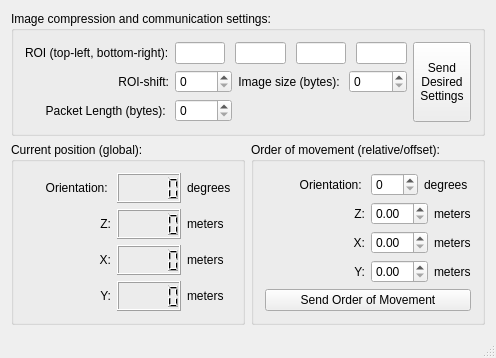
<?xml version="1.0" encoding="UTF-8"?>
<ui version="4.0">
 <class>WhrovMainWindow</class>
 <widget class="QMainWindow" name="WhrovMainWindow">
  <property name="geometry">
   <rect>
    <x>0</x>
    <y>0</y>
    <width>496</width>
    <height>356</height>
   </rect>
  </property>
  <property name="windowTitle">
   <string>WhrovMainWindow</string>
  </property>
  <widget class="QWidget" name="centralWidget">
   <layout class="QGridLayout" name="gridLayout" rowstretch="1,0,0">
    <item row="2" column="1">
     <widget class="QGroupBox" name="groupBox_5">
      <property name="title">
       <string>Current position (global):</string>
      </property>
      <layout class="QGridLayout" name="gridLayout_5">
       <item row="2" column="0">
        <widget class="QLabel" name="label_19">
         <property name="text">
          <string>X:</string>
         </property>
         <property name="alignment">
          <set>Qt::AlignRight|Qt::AlignTrailing|Qt::AlignVCenter</set>
         </property>
        </widget>
       </item>
       <item row="1" column="0">
        <widget class="QLabel" name="label_18">
         <property name="text">
          <string>Z:</string>
         </property>
         <property name="alignment">
          <set>Qt::AlignRight|Qt::AlignTrailing|Qt::AlignVCenter</set>
         </property>
        </widget>
       </item>
       <item row="0" column="1">
        <layout class="QHBoxLayout" name="horizontalLayout_7">
         <item>
          <widget class="QLCDNumber" name="lcdNumber"/>
         </item>
         <item>
          <widget class="QLabel" name="label_14">
           <property name="text">
            <string>degrees</string>
           </property>
          </widget>
         </item>
        </layout>
       </item>
       <item row="0" column="0">
        <widget class="QLabel" name="label_21">
         <property name="text">
          <string>Orientation: </string>
         </property>
         <property name="alignment">
          <set>Qt::AlignRight|Qt::AlignTrailing|Qt::AlignVCenter</set>
         </property>
        </widget>
       </item>
       <item row="2" column="1">
        <layout class="QHBoxLayout" name="horizontalLayout_9">
         <item>
          <widget class="QLCDNumber" name="lcdNumber_3"/>
         </item>
         <item>
          <widget class="QLabel" name="label_17">
           <property name="text">
            <string>meters</string>
           </property>
          </widget>
         </item>
        </layout>
       </item>
       <item row="3" column="0">
        <widget class="QLabel" name="label_20">
         <property name="text">
          <string>Y:</string>
         </property>
         <property name="alignment">
          <set>Qt::AlignRight|Qt::AlignTrailing|Qt::AlignVCenter</set>
         </property>
        </widget>
       </item>
       <item row="3" column="1">
        <layout class="QHBoxLayout" name="horizontalLayout_8">
         <item>
          <widget class="QLCDNumber" name="lcdNumber_4"/>
         </item>
         <item>
          <widget class="QLabel" name="label_16">
           <property name="text">
            <string>meters</string>
           </property>
          </widget>
         </item>
        </layout>
       </item>
       <item row="1" column="1">
        <layout class="QHBoxLayout" name="horizontalLayout_2">
         <item>
          <widget class="QLCDNumber" name="lcdNumber_2"/>
         </item>
         <item>
          <widget class="QLabel" name="label_3">
           <property name="text">
            <string>meters</string>
           </property>
          </widget>
         </item>
        </layout>
       </item>
      </layout>
      <zorder>label_18</zorder>
      <zorder>label_19</zorder>
      <zorder>label_20</zorder>
      <zorder>label_21</zorder>
     </widget>
    </item>
    <item row="2" column="2">
     <widget class="QGroupBox" name="groupBox">
      <property name="title">
       <string>Order of movement (relative/offset):</string>
      </property>
      <layout class="QGridLayout" name="gridLayout_2" rowstretch="0,0,0,0,0" columnstretch="0,0,0">
       <item row="3" column="2">
        <layout class="QHBoxLayout" name="horizontalLayout_3">
         <item>
          <widget class="QDoubleSpinBox" name="doubleSpinBox_3"/>
         </item>
         <item>
          <widget class="QLabel" name="label_6">
           <property name="text">
            <string>meters</string>
           </property>
          </widget>
         </item>
        </layout>
       </item>
       <item row="4" column="1" colspan="2">
        <widget class="QPushButton" name="pushButton">
         <property name="text">
          <string>Send Order of Movement</string>
         </property>
        </widget>
       </item>
       <item row="1" column="2">
        <layout class="QHBoxLayout" name="horizontalLayout_6">
         <item>
          <widget class="QDoubleSpinBox" name="doubleSpinBox_2"/>
         </item>
         <item>
          <widget class="QLabel" name="label_10">
           <property name="text">
            <string>meters</string>
           </property>
          </widget>
         </item>
        </layout>
       </item>
       <item row="2" column="2">
        <layout class="QHBoxLayout" name="horizontalLayout">
         <item>
          <widget class="QDoubleSpinBox" name="doubleSpinBox"/>
         </item>
         <item>
          <widget class="QLabel" name="label_2">
           <property name="text">
            <string>meters</string>
           </property>
          </widget>
         </item>
        </layout>
       </item>
       <item row="3" column="1">
        <widget class="QLabel" name="label_13">
         <property name="text">
          <string>Y:</string>
         </property>
         <property name="alignment">
          <set>Qt::AlignRight|Qt::AlignTrailing|Qt::AlignVCenter</set>
         </property>
        </widget>
       </item>
       <item row="0" column="1">
        <widget class="QLabel" name="label_8">
         <property name="text">
          <string>Orientation: </string>
         </property>
         <property name="alignment">
          <set>Qt::AlignRight|Qt::AlignTrailing|Qt::AlignVCenter</set>
         </property>
        </widget>
       </item>
       <item row="0" column="2">
        <layout class="QHBoxLayout" name="horizontalLayout_5">
         <item>
          <widget class="QSpinBox" name="spinBox"/>
         </item>
         <item>
          <widget class="QLabel" name="label_9">
           <property name="text">
            <string>degrees</string>
           </property>
          </widget>
         </item>
        </layout>
       </item>
       <item row="1" column="1">
        <widget class="QLabel" name="label_11">
         <property name="text">
          <string>Z:</string>
         </property>
         <property name="alignment">
          <set>Qt::AlignRight|Qt::AlignTrailing|Qt::AlignVCenter</set>
         </property>
        </widget>
       </item>
       <item row="2" column="1">
        <widget class="QLabel" name="label_12">
         <property name="text">
          <string>X:</string>
         </property>
         <property name="alignment">
          <set>Qt::AlignRight|Qt::AlignTrailing|Qt::AlignVCenter</set>
         </property>
        </widget>
       </item>
      </layout>
     </widget>
    </item>
    <item row="0" column="1" colspan="2">
     <widget class="QGroupBox" name="groupBox_3">
      <property name="title">
       <string>Image compression and communication settings:</string>
      </property>
      <layout class="QGridLayout" name="gridLayout_3" rowstretch="0,0,0,0,0">
       <item row="3" column="1">
        <widget class="QSpinBox" name="spinBox_5"/>
       </item>
       <item row="4" column="0">
        <widget class="QLabel" name="label_5">
         <property name="text">
          <string>Packet Length (bytes): </string>
         </property>
         <property name="alignment">
          <set>Qt::AlignRight|Qt::AlignTrailing|Qt::AlignVCenter</set>
         </property>
        </widget>
       </item>
       <item row="3" column="0">
        <widget class="QLabel" name="label_4">
         <property name="text">
          <string>ROI-shift:</string>
         </property>
         <property name="alignment">
          <set>Qt::AlignRight|Qt::AlignTrailing|Qt::AlignVCenter</set>
         </property>
        </widget>
       </item>
       <item row="4" column="1">
        <widget class="QSpinBox" name="spinBox_3"/>
       </item>
       <item row="2" column="1" colspan="3">
        <layout class="QHBoxLayout" name="horizontalLayout_4">
         <property name="spacing">
          <number>10</number>
         </property>
         <property name="sizeConstraint">
          <enum>QLayout::SetFixedSize</enum>
         </property>
         <property name="leftMargin">
          <number>0</number>
         </property>
         <item>
          <widget class="QLineEdit" name="lineEdit"/>
         </item>
         <item>
          <widget class="QLineEdit" name="lineEdit_4"/>
         </item>
         <item>
          <widget class="QLineEdit" name="lineEdit_2"/>
         </item>
         <item>
          <widget class="QLineEdit" name="lineEdit_3"/>
         </item>
        </layout>
       </item>
       <item row="3" column="3">
        <widget class="QSpinBox" name="spinBox_6"/>
       </item>
       <item row="3" column="2">
        <widget class="QLabel" name="label_7">
         <property name="text">
          <string>Image size (bytes): </string>
         </property>
         <property name="alignment">
          <set>Qt::AlignRight|Qt::AlignTrailing|Qt::AlignVCenter</set>
         </property>
        </widget>
       </item>
       <item row="2" column="0">
        <widget class="QLabel" name="label">
         <property name="text">
          <string>ROI (top-left, bottom-right):</string>
         </property>
        </widget>
       </item>
       <item row="2" column="4" rowspan="3">
        <widget class="QToolButton" name="toolButton">
         <property name="sizePolicy">
          <sizepolicy hsizetype="Expanding" vsizetype="Expanding">
           <horstretch>0</horstretch>
           <verstretch>0</verstretch>
          </sizepolicy>
         </property>
         <property name="text">
          <string>Send
Desired
Settings</string>
         </property>
        </widget>
       </item>
      </layout>
     </widget>
    </item>
   </layout>
  </widget>
  <widget class="QStatusBar" name="statusBar"/>
 </widget>
 <layoutdefault spacing="6" margin="11"/>
 <resources/>
 <connections/>
</ui>
